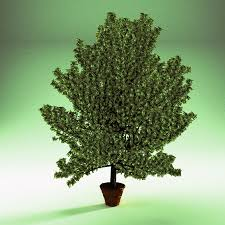
#> input picture Computer Vision/low_resol.jpg, 225 x 225 px, found by its file name
$ python sharpening.py
#> lines starting #> are read from the running program, lines starting #| are printed output that depends on the picture
#sharpening --> to clear the softness -> to make it sharp
#cv2.filter2D(src , depth , kernel)
#depth = -1 --> same as it is           , kernel = 3*3 matrix

import numpy as np
import cv2
image = cv2.imread("E:\DeepDive\Computer Vision\low_resol.jpg")
#> image is the input picture: shape (225, 225, 3); mean B, G, R 117.4, 158.3, 132.6

sharpen_kernel = np.array([
    [0,-1,0],
    [-1,5,-1],
    [0,-1,0]
])

sharpened = cv2.filter2D(image , -1, sharpen_kernel )
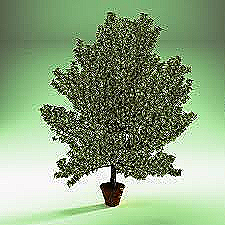
#> sharpened: shape (225, 225, 3); mean B, G, R 126.1, 161.6, 138.1

cv2.imshow("Original Image:" , image)
cv2.imshow("Sharpened Image:" , sharpened)
cv2.waitKey(0)
cv2.destroyAllWindows()

$ run again, with Computer Vision/cameraman.jpg copied over Computer Vision/low_resol.jpg
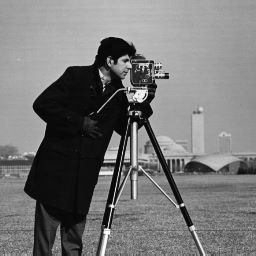
#> input picture Computer Vision/cameraman.jpg, 256 x 256 px, found by its file name
#> image is the input picture: shape (256, 256, 3); min 0, max 255, mean 118.7
#> `sharpened = cv2.filter2D(image , -1, sharpen_kernel )`:
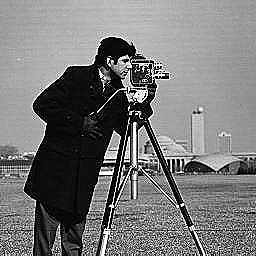
#> sharpened: shape (256, 256, 3); min 0, max 255, mean 120.2

$ run again, with Computer Vision/clear_image.jpg copied over Computer Vision/low_resol.jpg
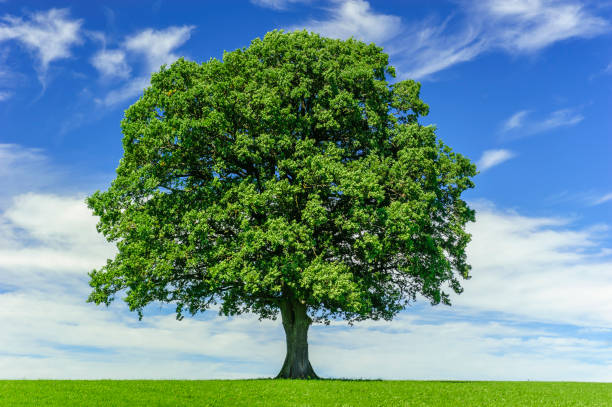
#> input picture Computer Vision/clear_image.jpg, 612 x 407 px, found by its file name
#> image is the input picture: shape (407, 612, 3); mean B, G, R 140.7, 144.1, 105.5
#> `sharpened = cv2.filter2D(image , -1, sharpen_kernel )`:
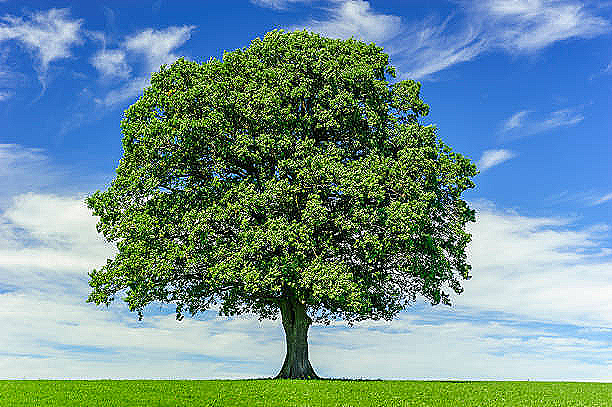
#> sharpened: shape (407, 612, 3); mean B, G, R 148.7, 145.9, 111.5
